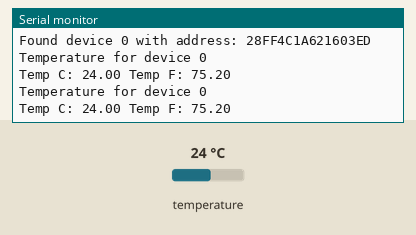
Recording of a sketch running on a simulated Arduino Uno, built with avr-gcc and run on an emulated ATmega328P. On the bench: the last lines printed to the serial monitor. Inputs (shaded band) come from the test bench; at power-on: temperature 24 °C.

Above: at 3.3 s.
3.4 s: temperature set to 12 °C
At 5.0 s:
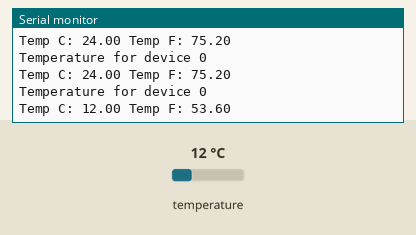
5.9 s: temperature set to 19 °C
At 7.5 s:
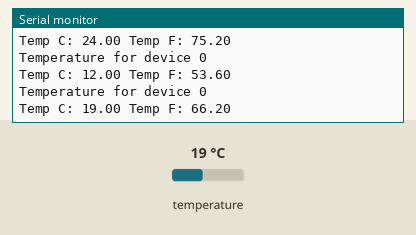
Timing chart, 0 to 9.0 s (numbered marks = the images above; inputs shaded):
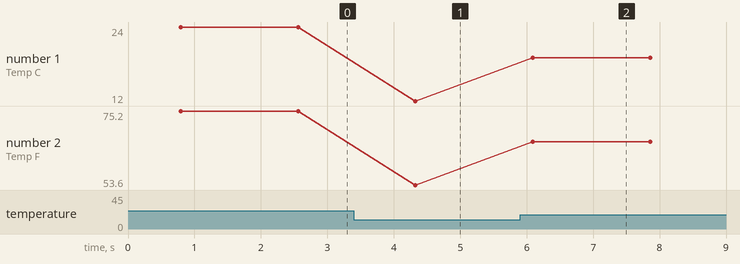

Measured:
- after the input at 3.4 s, the serial monitor: prints a new line after 0.93 s (image 1)
- after the input at 5.9 s, the serial monitor: prints a new line after 0.19 s (image 2)
- plotted number 1: 24 → 12 after the input at 3.4 s, 12 → 19 after the input at 5.9 s
- plotted number 2: 75.2 → 53.6 after the input at 3.4 s, 53.6 → 66.2 after the input at 5.9 s

The sketch:

temperature_sensor.ino
```cpp
#include <OneWire.h>
#include <DallasTemperature.h>

// Data wire is plugged into port 4 on the Arduino
#define ONE_WIRE_BUS 5
// Setup a oneWire instance to communicate with any OneWire devices (not just Maxim/Dallas temperature ICs)
OneWire oneWire(ONE_WIRE_BUS);

// Pass our oneWire reference to Dallas Temperature.
DallasTemperature sensors(&oneWire);

int numberOfDevices; // Number of temperature devices found

#define MAX_DEVICES 10
DeviceAddress deviceAddresses[MAX_DEVICES];

void setup(void) {
  // start serial port
  Serial.begin(115200);

  // Start up the library
  sensors.begin();

  // Grab a count of devices on the wire
  numberOfDevices = sensors.getDeviceCount();

  // locate devices on the bus
  Serial.print("Locating devices...");
  Serial.print("Found ");
  Serial.print(numberOfDevices, DEC);
  Serial.println(" devices.");

  // Loop through each device, print out address
  for(int i=0; i<numberOfDevices; i++) {
    if(sensors.getAddress(deviceAddresses[i], i)) {

      Serial.print("Found device ");
      Serial.print(i);
      Serial.print(" with address: ");
      printAddress(deviceAddresses[i]);
      Serial.println();

    } else {
      Serial.print("Ghost device at ");
      Serial.println(i);
    }
  }
}

void loop(void) {
  sensors.requestTemperatures();

  for(int i=0; i<numberOfDevices; i++) {

    Serial.print("Temperature for device ");
    Serial.println(i);

    float tempC = sensors.getTempC(deviceAddresses[i]);

    Serial.print("Temp C: ");
    Serial.print(tempC);
    Serial.print(" Temp F: ");
    Serial.println(DallasTemperature::toFahrenheit(tempC));
  }
  delay(1000);
}

// function to print a device address
void printAddress(DeviceAddress deviceAddress) {
  for (uint8_t i = 0; i < 8; i++) {
    if (deviceAddress[i] < 16) Serial.print("0");
      Serial.print(deviceAddress[i], HEX);
  }
}
```
